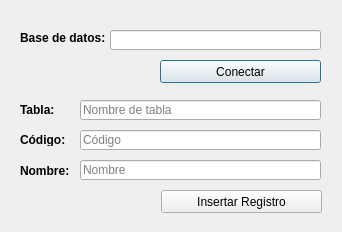
<?xml version="1.0" encoding="UTF-8"?>
<ui version="4.0">
 <class>frmInsertarRegistros</class>
 <widget class="QDialog" name="frmInsertarRegistros">
  <property name="geometry">
   <rect>
    <x>0</x>
    <y>0</y>
    <width>342</width>
    <height>232</height>
   </rect>
  </property>
  <property name="windowTitle">
   <string>Inserción de registros</string>
  </property>
  <widget class="QLabel" name="lblBBDD">
   <property name="geometry">
    <rect>
     <x>20</x>
     <y>30</y>
     <width>141</width>
     <height>16</height>
    </rect>
   </property>
   <property name="font">
    <font>
     <weight>75</weight>
     <bold>true</bold>
    </font>
   </property>
   <property name="text">
    <string>Base de datos:</string>
   </property>
  </widget>
  <widget class="QLabel" name="lblTabla">
   <property name="geometry">
    <rect>
     <x>20</x>
     <y>102</y>
     <width>91</width>
     <height>16</height>
    </rect>
   </property>
   <property name="font">
    <font>
     <weight>75</weight>
     <bold>true</bold>
    </font>
   </property>
   <property name="text">
    <string>Tabla:</string>
   </property>
  </widget>
  <widget class="QLabel" name="lblCodigo">
   <property name="geometry">
    <rect>
     <x>20</x>
     <y>133</y>
     <width>47</width>
     <height>13</height>
    </rect>
   </property>
   <property name="font">
    <font>
     <weight>75</weight>
     <bold>true</bold>
    </font>
   </property>
   <property name="text">
    <string>Código:</string>
   </property>
  </widget>
  <widget class="QLabel" name="lblNombre">
   <property name="geometry">
    <rect>
     <x>20</x>
     <y>163</y>
     <width>51</width>
     <height>16</height>
    </rect>
   </property>
   <property name="font">
    <font>
     <weight>75</weight>
     <bold>true</bold>
    </font>
   </property>
   <property name="text">
    <string>Nombre:</string>
   </property>
  </widget>
  <widget class="QLineEdit" name="txtBBDD">
   <property name="geometry">
    <rect>
     <x>110</x>
     <y>30</y>
     <width>211</width>
     <height>20</height>
    </rect>
   </property>
  </widget>
  <widget class="QLineEdit" name="txtTabla">
   <property name="geometry">
    <rect>
     <x>80</x>
     <y>100</y>
     <width>241</width>
     <height>20</height>
    </rect>
   </property>
   <property name="placeholderText">
    <string>Nombre de tabla</string>
   </property>
  </widget>
  <widget class="QLineEdit" name="txtCodigo">
   <property name="geometry">
    <rect>
     <x>80</x>
     <y>130</y>
     <width>241</width>
     <height>20</height>
    </rect>
   </property>
   <property name="placeholderText">
    <string>Código</string>
   </property>
  </widget>
  <widget class="QLineEdit" name="txtNombre">
   <property name="geometry">
    <rect>
     <x>80</x>
     <y>160</y>
     <width>241</width>
     <height>20</height>
    </rect>
   </property>
   <property name="placeholderText">
    <string>Nombre</string>
   </property>
  </widget>
  <widget class="QPushButton" name="btnConectar">
   <property name="geometry">
    <rect>
     <x>160</x>
     <y>60</y>
     <width>161</width>
     <height>23</height>
    </rect>
   </property>
   <property name="toolTip">
    <string>Conectar a la BBDD</string>
   </property>
   <property name="whatsThis">
    <string/>
   </property>
   <property name="text">
    <string>Conectar</string>
   </property>
   <property name="icon">
    <iconset>
     <normaloff>conectar.ico</normaloff>conectar.ico</iconset>
   </property>
  </widget>
  <widget class="QPushButton" name="btnInsetar">
   <property name="geometry">
    <rect>
     <x>161</x>
     <y>190</y>
     <width>161</width>
     <height>23</height>
    </rect>
   </property>
   <property name="toolTip">
    <string>Insertar nuevo registro</string>
   </property>
   <property name="text">
    <string>Insertar Registro</string>
   </property>
   <property name="icon">
    <iconset>
     <normaloff>insertar.ico</normaloff>insertar.ico</iconset>
   </property>
  </widget>
 </widget>
 <tabstops>
  <tabstop>txtBBDD</tabstop>
  <tabstop>btnConectar</tabstop>
  <tabstop>txtTabla</tabstop>
  <tabstop>txtCodigo</tabstop>
  <tabstop>txtNombre</tabstop>
  <tabstop>btnInsetar</tabstop>
 </tabstops>
 <resources/>
 <connections/>
</ui>
